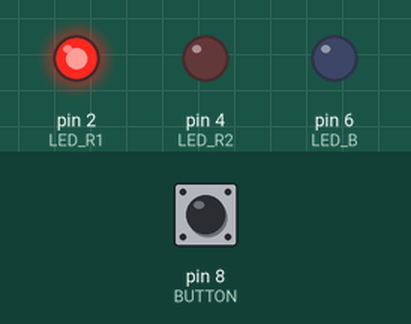
Simulated run of this sketch. Board: Arduino Uno, built with avr-gcc and run on an emulated ATmega328P. Parts: output pins drawn as LEDs (lit = HIGH). Inputs (shaded band) come from the test bench; at power-on: pin 8 (BUTTON) LOW.

Above: at 1.2 s.
1.3 s: pin 8 (BUTTON) pulled HIGH for 0.15 s
At 2.3 s:
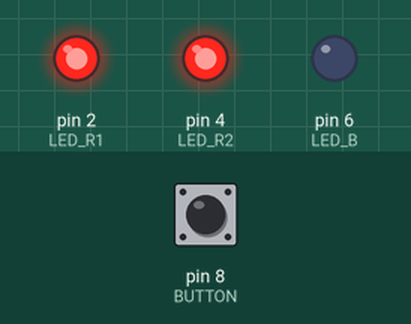
2.9 s: pin 8 (BUTTON) pulled HIGH for 1 s
At 3.6 s:
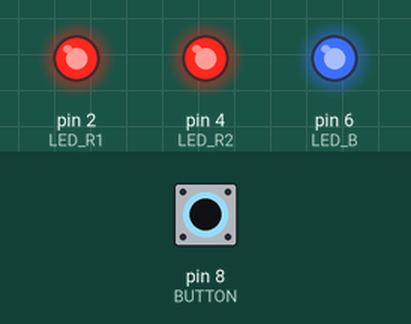
5.4 s: pin 8 (BUTTON) pulled HIGH for 0.15 s
At 6.6 s:
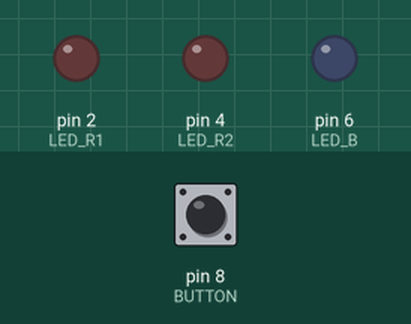
7.0 s: pin 8 (BUTTON) pulled HIGH for 3.2 s
At 7.9 s:
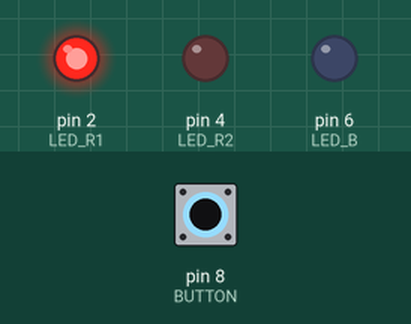
Timing chart, 0 to 10.0 s (numbered marks = the images above; inputs shaded):
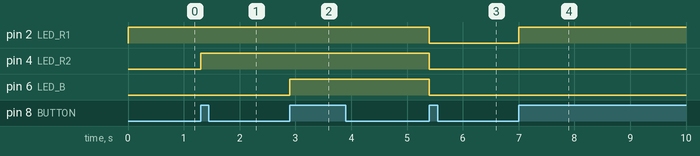

The sketch:

led_test.ino
```cpp
#define LED_R1 2 //connect LED to digital pin2
#define LED_R2 4 //connect LED to digital pin4
#define LED_B 6 //connect LED to digital pin6
#define BUTTON 8 //connect LED to digital pin8

int state = 0;
int previousState = 0;
int ledStep = 0;

void setup() {
  // initialize the digital pin2 as an output.
  pinMode(LED_R1, OUTPUT);
  pinMode(LED_R2, OUTPUT);
  pinMode(LED_B, OUTPUT);
}

void loop() {
  state = digitalRead(BUTTON);
  if (state == 1 && previousState == 0)
    ledStep += 1;

  if (ledStep == 4)
    ledStep = 0;

  switch (ledStep)
  {
    case 0 : digitalWrite(LED_R1, HIGH);
      break;
    case 1 : digitalWrite(LED_R2, HIGH);
      break;
    case 2 : digitalWrite(LED_B, HIGH);
      break;
    case 3 :
      {
        digitalWrite(LED_R1, LOW);
        digitalWrite(LED_R2, LOW);
        digitalWrite(LED_B, LOW);
      }
      break;
  }
  /* Voici la version "compacte" (pour les bons)
    switch (ledStep){
    case 0 : digitalWrite(LED_R1, HIGH);
    case 1 : digitalWrite(LED_R2, HIGH);
    case 2 : digitalWrite(LED_B, HIGH);
    case 3 : digitalWrite(LED_R1, LOW);
      digitalWrite(LED_R2, LOW);
      digitalWrite(LED_B, LOW);
  }*/

  previousState = state;

}
```

Measured:
- after the input at 1.3 s, pin 4 (LED_R2): LOW → HIGH at once
- after the input at 2.9 s, pin 6 (LED_B): LOW → HIGH at once
- after the input at 5.4 s, pin 2 (LED_R1), pin 4 (LED_R2), pin 6 (LED_B): HIGH → LOW at once
- after the input at 7.0 s, pin 2 (LED_R1): LOW → HIGH at once
